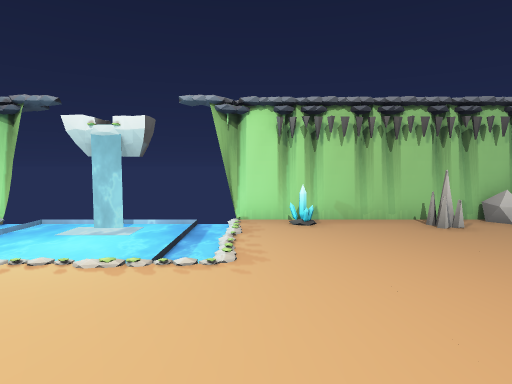
[1] (above)

15 first-person views from a walk through a 3-D level made in the Godot game engine. The camera is 1.3 m above the floor, tilts 4° down and sees 75° across. The floor is counted in squares, 1 m on a side. Each view is taken from the middle of a square. On the plan, view 1 faces up. The plan holds only what a view shows up to about 14 squares ahead; the rest is blank. Some surface patterns are stand-ins.

[2]
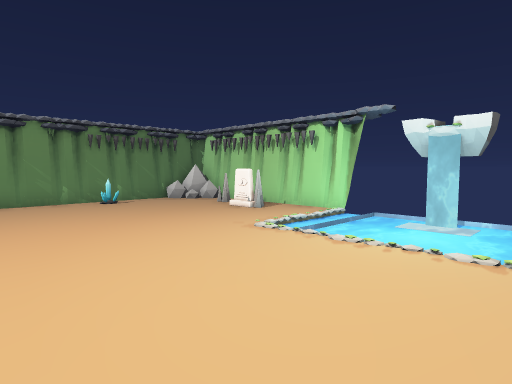

[3]
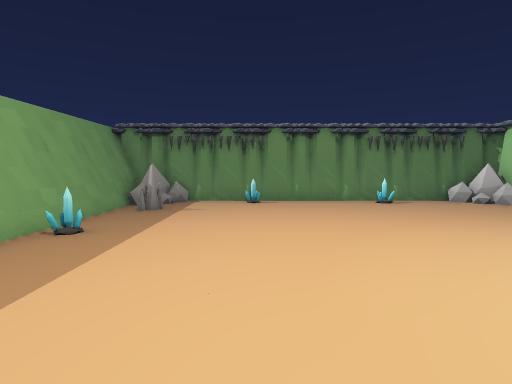

[4]
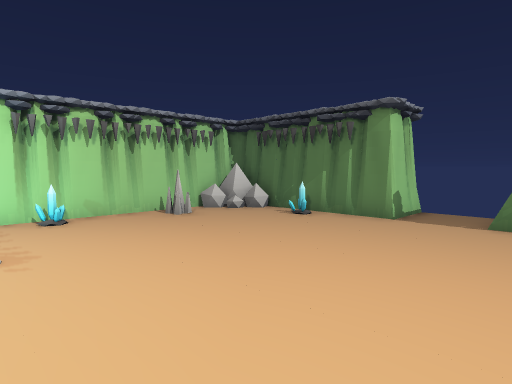

[5]
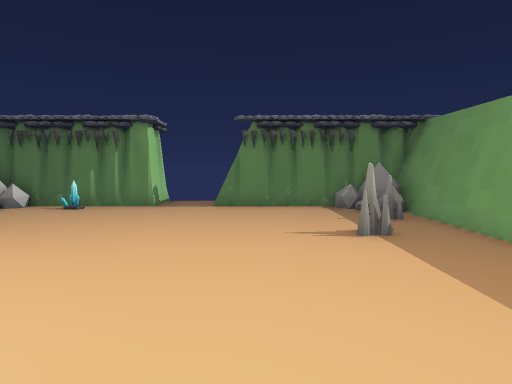

[6]
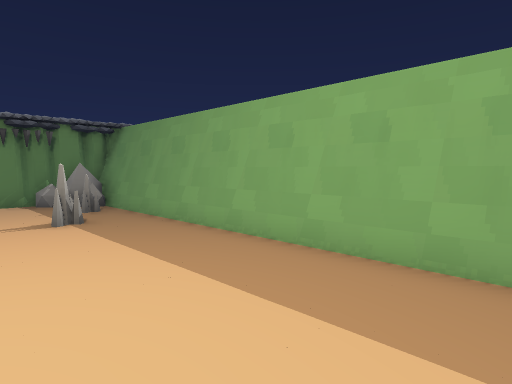

[7]
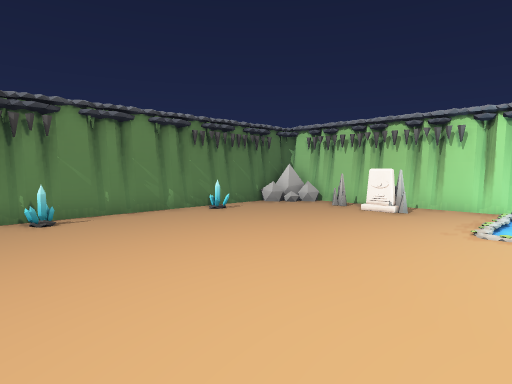

[8]
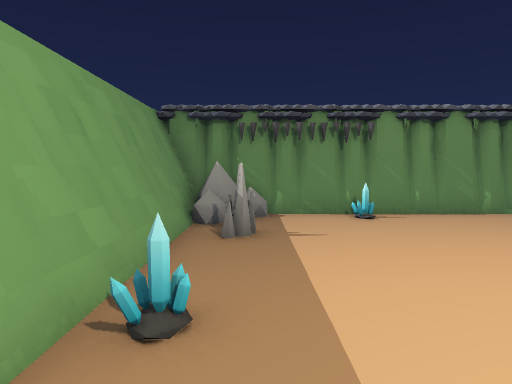

[9]
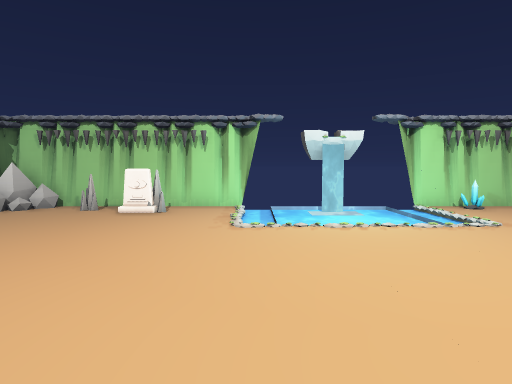

[10]
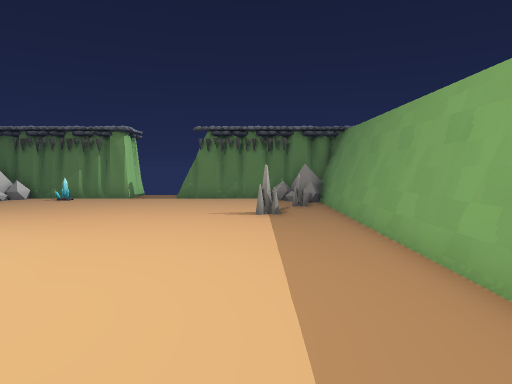

[11]
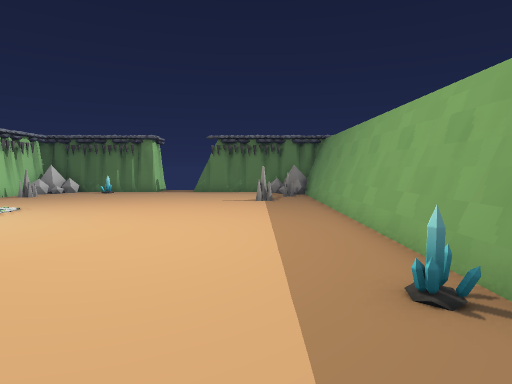

[12]
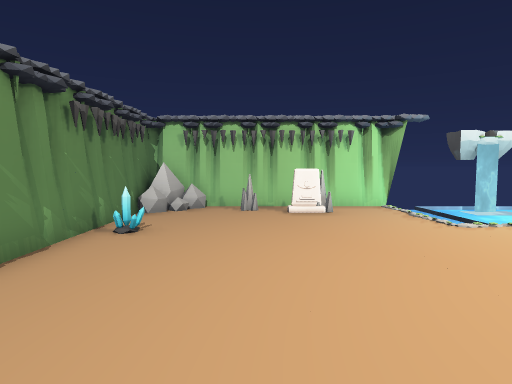

[13]
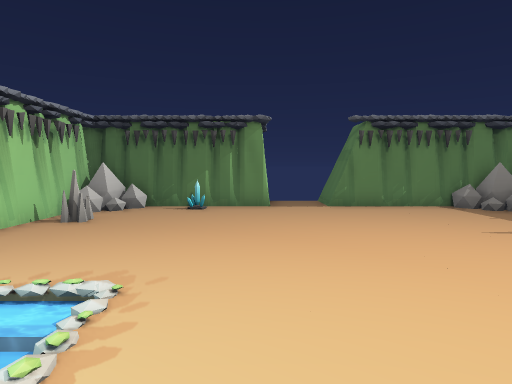

[14]
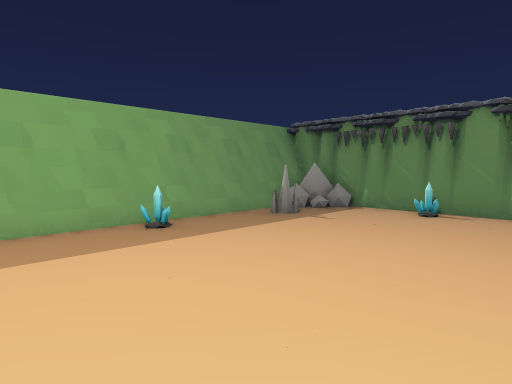

[15]
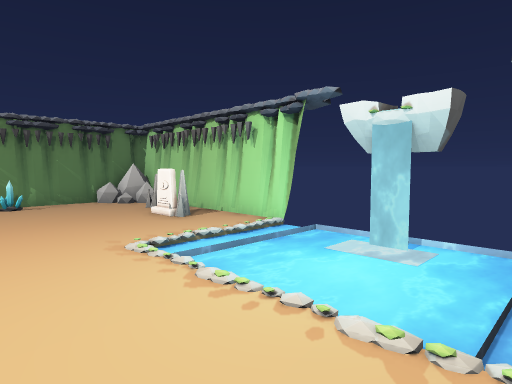

### Floor plan
Key: @ floor where view 1 was taken; # wall or solid block; x gap in a wall; . floor; = window, fence, low wall or low ledge; ≈ water the walk keeps out of; C crystal; O other object.
Columns run from 15 left of view 1 to 10 right of it. Each row starts with its distance up from view 1.
  9 ##########  ###########
  8 ##=......≈≈##≈≈.C..x.###
  7 ##..#OO..≈≈≈≈≈≈.......=#
  6 #........≈≈≈≈≈≈........#
  5 #........≈≈≈≈≈≈.......C#
  4 #C.....................#
  3 #......................##
  2 #........................
  1 #........................
  0 #..............@.......###
 -1 #C.....................#
 -2 #......................#
 -3 #.................#....#
 -4 #=..................#.##
 -5 ##=....C.............=##
 -6 #######################

Positions as (right, up) in squares from view 1, and headings:
1: (0, 0), facing up
2: (-1, -1), facing up-left
3: (-1, -1), facing left
4: (-1, -1), facing up-right
5: (-4, -1), facing right
6: (-6, -1), facing down-right
7: (-5, -3), facing up-left
8: (-5, -4), facing left
9: (-6, -3), facing up
10: (-7, -3), facing right
11: (-11, -3), facing right
12: (-11, -3), facing up
13: (-4, 3), facing right
14: (-4, 2), facing down-left
15: (-1, 2), facing up-left
